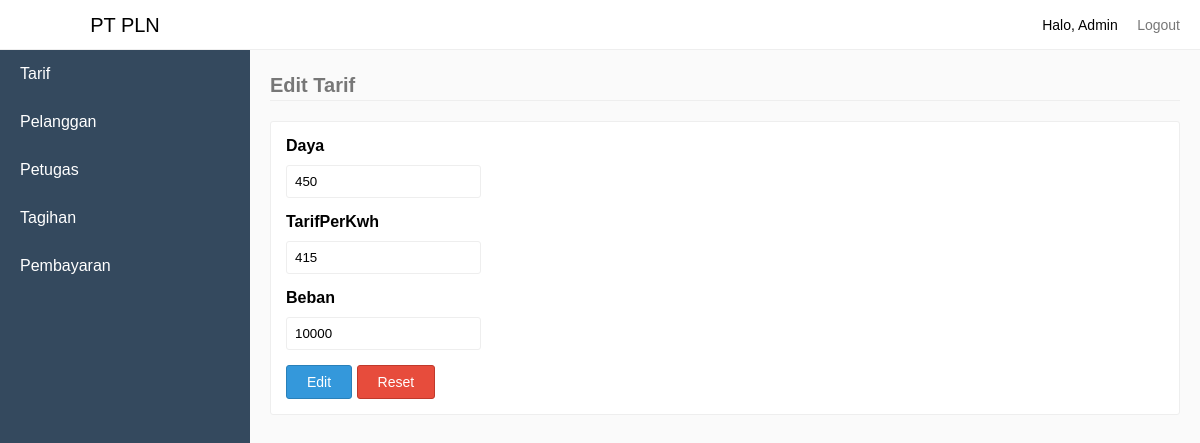
/index.php?pages=edittarif&KodeTarif=5 (signed in), run on the app's committed database.
### tables this page shows
CREATE TABLE `tb_tarif` (
  `KodeTarif` int(11) NOT NULL,
  `Daya` varchar(50) NOT NULL,
  `TarifPerKwh` double(10,0) NOT NULL,
  `Beban` double(10,0) NOT NULL
);

### sources/edittarif.php (the view, shortened to what this page needs)
<?php
	require_once "sources/maintemplate/header.php";
	if(isset($_GET['KodeTarif'])){
		$KodeTarif = mysqli_real_escape_string($connect, $_GET['KodeTarif']);
		$selectQuery = mysqli_query($connect, "SELECT * FROM tb_tarif WHERE KodeTarif='$KodeTarif'");
		if(mysqli_num_rows($selectQuery) > 0) {
			$row = mysqli_fetch_assoc($selectQuery);
?>
<legend>Edit Tarif</legend>
<div class="card">
	<div class="card-body">
		<form action="index.php?process=edittarif" method="POST" class="form-block">
			<div class="form-group">
				<label>Daya</label>
				<input type="text" class="input" name="Daya" value="<?php echo $row['Daya']; ?>">
			</div>
			<div class="form-group">
				<label>TarifPerKwh</label>
				<input type="text" class="input" name="TarifPerKwh" value="<?php echo $row['TarifPerKwh']; ?>">
			</div>
			<div class="form-group">
				<label>Beban</label>
				<input type="text" class="input" name="Beban" value="<?php echo $row['Beban']; ?>">
			</div>
			<div class="form-group">
				<button type="submit" class="btn btn-primary">Edit</button>
				<button type="reset" class="btn btn-danger">Reset</button>
			</div>
		</form>
	</div>
</div>
<?php
		} else {
		}
	}
	require_once "sources/maintemplate/footer.php";
?>

### sources/maintemplate/header.php (shortened to what this page needs)
<!DOCTYPE html>
<html>
<head>
	<link rel="stylesheet" type="text/css" href="assets/style.css">
</head>
<body>
	<div class="navbar">
		<div class="pull-right">
			<li class="loggedAs">Halo, <?php echo $data['NamaLengkap']; ?></li>
			<li><a href="index.php?process=logout">Logout</a></li>
		</div>
	</div>
	<div class="sidebar">
		<li class="brand">
			<?php
				if($data['Level'] == "Pelanggan") {
					echo '<a href="index.php?pages=home-pelanggan">PT PLN</a>';
				} else if($data['Level'] == "Petugas") {
					echo '<a href="index.php?pages=home-petugas">PT PLN</a>';
				} else {
					echo '<a href="index.php?pages=home-admin">PT PLN</a>';
				}
			?>
		</li>
		<?php
			if($data['Level'] == "Pelanggan" || $data['Level'] == "Petugas") {
		?>
		<li><a href="index.php?pages=tagihan" <?php echo $_GET['pages'] == "tagihan" ? 'class="active"': ''; ?>>Tagihan</a></li>
		<li><a href="index.php?pages=pembayaran" <?php echo $_GET['pages'] == "pembayaran" ? 'class="active"': ''; ?>>Pembayaran</a></li>
		<?php
			} else {
		?>
		<li><a href="index.php?pages=tarif" <?php echo $_GET['pages'] == "tarif" ? 'class="active"': ''; ?>>Tarif</a></li>
		<li><a href="index.php?pages=pelanggan" <?php echo $_GET['pages'] == "pelanggan" ? 'class="active"': ''; ?>>Pelanggan</a></li>
		<li><a href="index.php?pages=petugas" <?php echo $_GET['pages'] == "petugas" ? 'class="active"': ''; ?>>Petugas</a></li>
		<li><a href="index.php?pages=tagihan" <?php echo $_GET['pages'] == "tagihan" ? 'class="active"': ''; ?>>Tagihan</a></li>
		<li><a href="index.php?pages=pembayaran" <?php echo $_GET['pages'] == "pembayaran" ? 'class="active"': ''; ?>>Pembayaran</a></li>
		<?php
			}
		?>
	</div>
	<div class="content">

### assets/style.css (style rules this page uses)
* { padding:0; margin:0; box-sizing: border-box; font-family: sans-serif; }
legend { border-bottom: 1px solid #eee; line-height: 30px; margin-bottom: 20px; font-size: 20px; font-weight: bold; color: #777; }
body { background-color: #fafafa; }
li { list-style: none; }
.navbar { height: 50px; background-color: #fff; border-bottom: 1px solid #eee; line-height: 50px; padding:0 20px; position: fixed; width:100%; top:0; z-index: 1; }
.navbar li { display: inline-block; }
.navbar .loggedAs { font-size: 14px; display: inline-block; }
.navbar li > a { padding-left:15px; text-decoration: none; color: #777; font-size: 14px; }
.pull-right { float:right; }
.sidebar { background-color: #34495E; width:250px; height:100%; position: fixed; top:0; left:0; z-index:2; }
.sidebar .brand { height:50px; background-color: #fff; border-bottom: 1px solid #eee; line-height: 20px; text-align: center; font-size: 20px; }
.sidebar .brand a { padding: 15px 20px; display: block; color: #000; text-decoration: none; }
.sidebar li:not(.brand) > a { padding: 15px 20px; display: block; color: #fff; text-decoration: none; }
div.content { margin-left:270px; margin-top: 70px; margin-right:20px; }
div.content .card { margin-bottom: 50px; }
div.card { background-color: #fff; border: 1px solid #eee; border-radius: 3px; }
div.card-body { padding: 15px; }
.input { padding: 8px; border: 1px solid #eee; border-radius: 3px; }
.form-group label { font-weight: bold; }
.form-group { margin-bottom: 15px; }
.form-group .input { margin-top:10px; }
.form-block label { display: block; }
.btn { background-color: #fff; border: 1px solid #eee; padding: 8px 20px; border-radius:3px; cursor: pointer; font-size: 14px; }
form .form-group:last-child { margin-bottom: 0; }
.btn-primary { background-color: #3498DB; border: 1px solid #2980B9; color: #fff; }
.btn-danger { background-color: #E74C3C; border: 1px solid #C0392B; color: #fff; }

### data on the page
tb_tarif: Daya "450", TarifPerKwh "415", Beban "10000"

### other printed values
$data['NamaLengkap'] "Admin"
